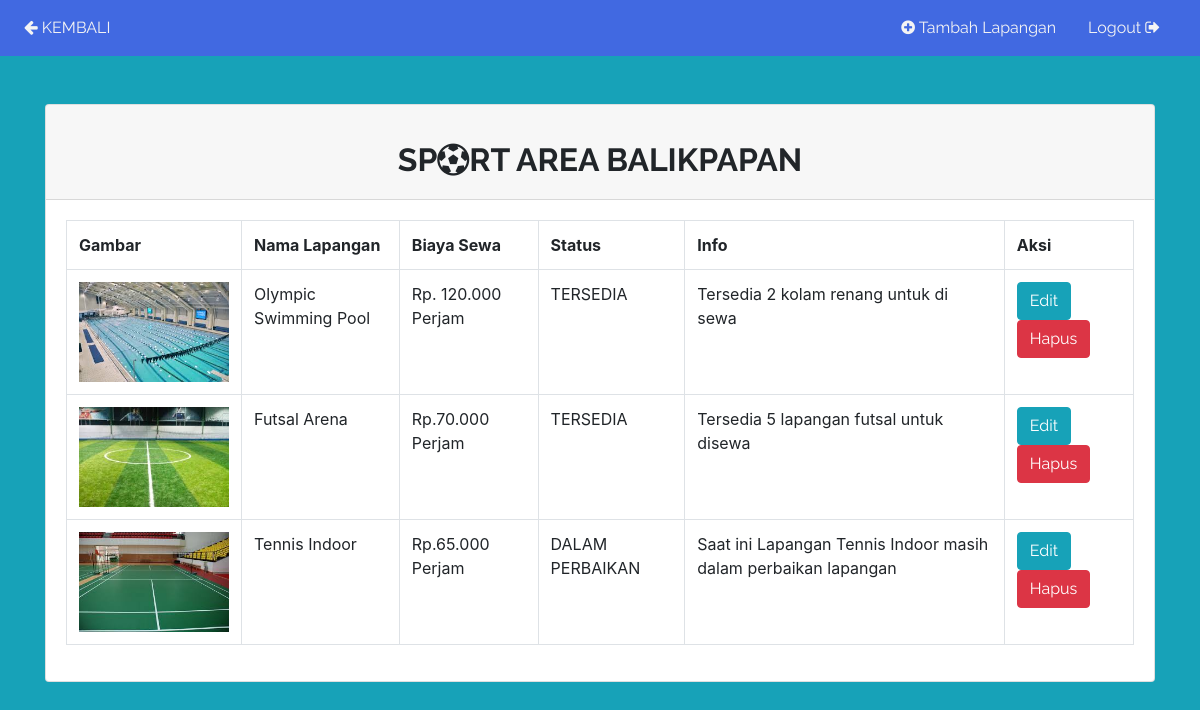
The app's page /Login/Admin/Informasi_Lapangan_Admin.php (signed in) with its own data.
### tables this page shows
CREATE TABLE `lapangan` (
  `id_lapangan` int(12) NOT NULL,
  `Gambar` varchar(1000) NOT NULL,
  `nama_lapangan` varchar(255) NOT NULL,
  `biaya_sewa` varchar(1000) NOT NULL,
  `Status` enum('TERSEDIA','TIDAK ADA','DALAM PERBAIKAN') NOT NULL,
  `Info` varchar(500) NOT NULL
);

### Login/Admin/Informasi_Lapangan_Admin.php (the view, shortened to what this page needs)
<?php
require '../../Koneksi/db.php';
$sql = 'SELECT * FROM lapangan';
$statement = $connection->prepare($sql);
$statement->execute();
$lapangan = $statement->fetchAll(PDO::FETCH_OBJ);
 ?>
<?php require 'header_edit.php'; ?>
<div class="container">
  <div class="card mt-5">
    <div class="card-header"><br>
      <center><h2><b>SP<i class="fa fa-futbol-o"></i>RT AREA BALIKPAPAN</b></h2></center>
    </div>
    <div class="card-body">
      <table class="table table-bordered">
        <tr>
          <th>Gambar</th>
          <th>Nama Lapangan</th>
          <th>Biaya Sewa</th>
          <th>Status</th>
          <th>Info</th>
          <th>Aksi</th>
       </tr>
        <?php foreach($lapangan as $person): ?>
          <tr>
            <td><center><img src="<?=$person->Gambar;?>" alt="Lapangan" border=3 height=100 width=150></center></img></td>
            <td><?= $person->nama_lapangan; ?></td>
            <td><?= $person->biaya_sewa; ?></td>
	       		<td><?= $person->Status; ?></td>
            <td><?= $person->Info; ?></td>
            <td>
              <a href="edit_lapangan.php?id_lapangan=<?= $person->id_lapangan ?>" class="btn btn-info">Edit</a>
              <a onclick="return confirm('Apakah anda yakin ingin menghapus ?')" href="hapus_lapangan.php?id_lapangan=<?= $person->id_lapangan ?>" class='btn btn-danger'>Hapus</a>
            </td>
          </tr>
        <?php endforeach; ?>
      </table>
    </div>
  </div>
</div>
<?php require 'footer.php'; ?>

### Login/Admin/header_edit.php (shortened to what this page needs)
<!doctype html>
<html lang="en">
  <head>
    <link rel="stylesheet" href="https://maxcdn.bootstrapcdn.com/bootstrap/4.0.0-beta.2/css/bootstrap.min.css"
    >
    <link rel="stylesheet" href="https://maxcdn.bootstrapcdn.com/font-awesome/4.7.0/css/font-awesome.min.css">
    <link rel="stylesheet" type="text/css" href="/PenyewaanLapangan/css/main.css">
  </head>
  <body class="bg-info">
    <nav class="navbar navbar-expand-lg fixed-buttom">
  <div class="collapse navbar-collapse" id="navbarSupportedContent">
    <ul class="navbar-nav mr-auto">
      <li class="nav-item active">
          <a class="nav-link" href="index.php"><i class="fa fa-arrow-left"></i> KEMBALI <span class="sr-only">(current)</span></a>
      </li>
    </ul>
    <ul class="navbar-nav mr-auto-4">
      <li class="nav-item">
          <a class="nav-link " data-value="portfolio" href="tambah_lapangan.php"><i class="fa fa-plus-circle"></i> Tambah Lapangan</a>
        </li>
      <li class="nav-item">
          <a class="nav-link " data-value="contact" href="./../logout.php">Logout <i class="fa fa-sign-out"></i></a>
        </li>
    </ul>
  </div>
</nav>

### Login/Admin/footer.php (shortened to what this page needs)
  </body>
</html>

### css/main.css (style rules this page uses)
html,h1,h2,h3,h4,h5,h6,a { font-family: "Raleway"; }
html body { background: #c2c2a3; }
.navbar { background:#4169E1; }
.nav-link , .navbar-brand { color: #f4f4f4; cursor: pointer; }
.nav-link { margin-right: 1em !important; }
.navbar-collapse { justify-content: flex-end; }

### records on screen
lapangan: Gambar (picture), nama_lapangan "Olympic Swimming Pool", biaya_sewa "Rp. 120.000 Perjam", Status "TERSEDIA", Info "Tersedia 2 kolam renang untuk di sewa"
lapangan: Gambar (picture), nama_lapangan "Futsal Arena", biaya_sewa "Rp.70.000 Perjam", Status "TERSEDIA", Info "Tersedia 5 lapangan futsal untuk disewa"
lapangan: Gambar (picture), nama_lapangan "Tennis Indoor", biaya_sewa "Rp.65.000 Perjam", Status "DALAM PERBAIKAN", Info "Saat ini Lapangan Tennis Indoor masih dalam perbaikan lapangan"
